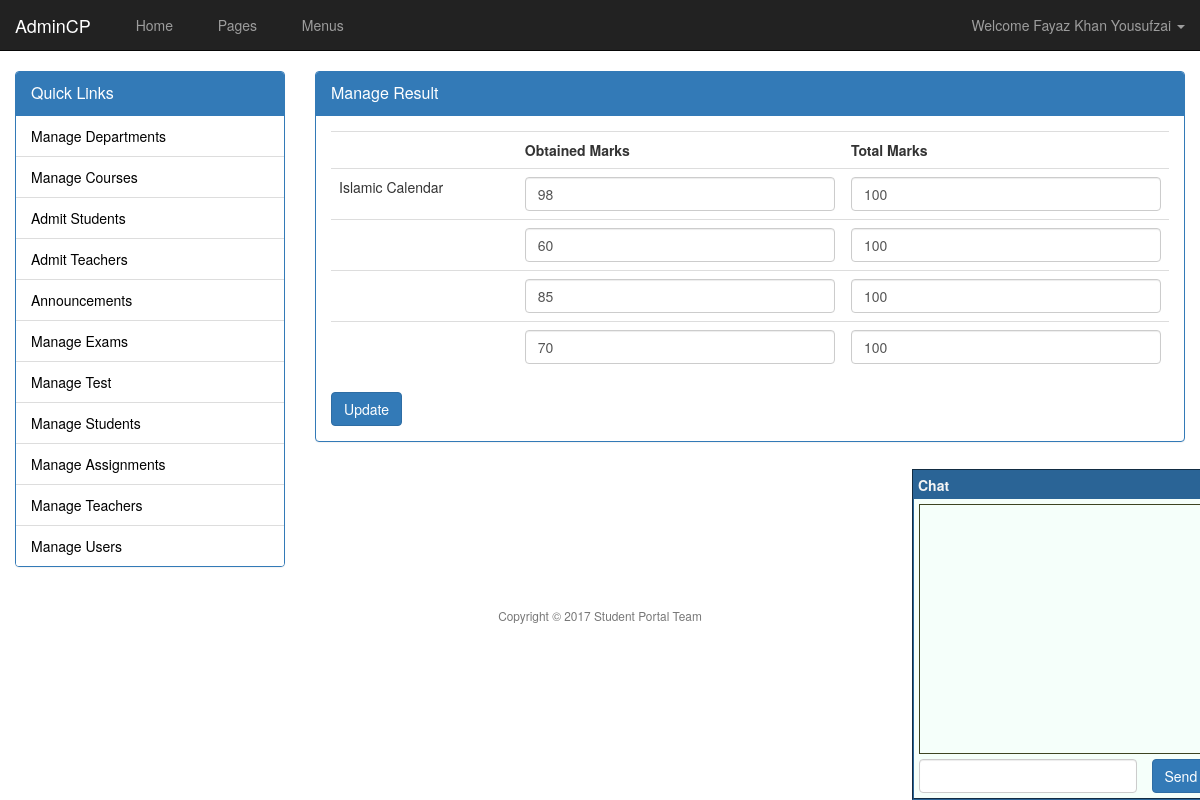
Page /admin/exam-result.php?exam_id=10&do=edit&id=5 (signed in) on the committed database.
### tables this page shows
CREATE TABLE `exam_result` (
  `exr_id` int(11) NOT NULL,
  `exam_id` int(11) NOT NULL,
  `student_id` int(11) NOT NULL,
  `course_id` int(11) NOT NULL,
  `result_total` float NOT NULL,
  `result_marks` float NOT NULL
);

### inc/functions.io.php (called while the page is built, shortened)
<?php
function cleanString($string) {
    $str = trim($string);
    $str = strip_tags($str);
    $str = htmlentities($str);
    $str = stripcslashes($str);
    return $str;
}
    ?>

### inc/database.php (called while the page is built, shortened)
<?php
class Database {
    public static $options = array();
    protected $con;
    protected $rs;
    private $row_id;
    public function __construct() {
        if (empty(self::$options)) {
            self::$options = array(
                PDO::ATTR_PERSISTENT => true,
                PDO::ATTR_ERRMODE => PDO::ERRMODE_EXCEPTION,
                PDO::MYSQL_ATTR_INIT_COMMAND => "SET NAMES utf8"
            );
        }
        try {
            $dsn = 'mysql:host=' . DB_HOST . ';dbname=' . DB_NAME;
            $this->con = new PDO($dsn, DB_USER, DB_PASS, self::$options);
        } catch (PDOException $e) {
            throw $e;
        }
    }
    public function query($stmt, $args = NULL) {
        $output = FALSE;
        try {
            $qprm = (!is_null($args) && !is_array($args)) ? array($args) : $args;
            $this->rs = $this->con->prepare($stmt);
            if (is_null($qprm)) {
                $this->rs->execute();
            } else {
                $this->rs->execute($qprm);
            }
            $this->row_id = $this->rs->rowCount();
            $output = $this;
        } catch (PDOException $e) {
            throw $e;
        }
        return $output;
    }
    public function queryValues($stmt, $fields = NULL, $args = NULL) {
        $output = FALSE;
        $fields = (is_array($fields)) ? $fields : array($fields);
        try {
            $db = new Database();
            $db->query($stmt, $args);
            if ($db->rowCount() > 0) {
                $r = $db->fetchArrayAssoc();
                foreach ($fields as $column) {
                    $output[$column] = $r[$column];
                }
            }
        } catch (PDOException $e) {
            throw $e;
        }
        return (object) $output;
    }
    public function fetchObject() {
        return $this->rs->fetch(PDO::FETCH_OBJ);
    }
    public function fetchArrayAssoc() {
        return $this->rs->fetch(PDO::FETCH_ASSOC);
    }
    public function rowCount() {
        return $this->row_id;
    }
    public function close() {
        $this->con = NULL;
        $this->row_id = NULL;
        $this->rs = NULL;
    }
}

### admin/exam-result.php (the view, shortened to what this page needs)
<?php
require 'header.php';
$db = new Database();
if (isset($_GET["exam_id"])) {
    $exam_id = intval($_GET["exam_id"]);
    if (isset($_GET["do"])) {
        $do = cleanString($_GET["do"]);
        if ($do == "edit") {
            if (isset($_GET["id"])) {
                $id = intval($_GET["id"]);
                ?>
                <div class="panel panel-primary">
                    <div class="panel-heading">
                        <div class="panel-title">Manage Result</div>
                    </div>
                    <div class="panel-body">
                        <form method="post" action="<?php echo $_SERVER["REQUEST_URI"]; ?>">
                            <table class="table">
                                <tr>
                                    <th></th>
                                    <th>Obtained Marks</th>
                                    <th>Total Marks</th>
                                </tr>
                                <?php
                                $db->query("SELECT * FROM exam_result WHERE exam_id = ? AND student_id = ?", array($exam_id, $id));
                                while ($r = $db->fetchObject()) {
                                    $course = $db->queryValues("SELECT course_name FROM courses WHERE course_id = ?", "course_name", $r->course_id)->course_name;
                                    echo "
                        <tr>
                            <td>$course</td>
                            <td><input type='text' name='obtained[]' value='$r->result_marks' class='form-control' /></td>
                            <td><input type='text' name='total[]' value='$r->result_total' class='form-control' />
                                <input type='hidden' name='course[]' value='$r->course_id' /></td>
                        </tr>
                    ";
                                }
                                ?>
                            </table>
                            <input type="submit" name="update" class="btn btn-primary" value="Update" />
                        </form>
                    </div>
                </div>
                <?php
            } else {
                header("location:exam-result.php?exam_id=$exam_id");
                exit();
            }
        } else {
            header("location:exam-result.php?exam_id=$exam_id");
            exit();
        }
    }
} else {
    header("location:exams.php");
    exit();
}
require 'footer.php';

### content/assets/admin-theme/css/style.css (style rules this page uses)
@media (min-width: 786px) { .admin-body { background: url('../background.jpg') no-repeat fixed center center } }

### rows in the picture
exam_result: course "Islamic Calendar", result_marks "98", result_total "100"
exam_result: result_marks "60", result_total "100"
exam_result: result_marks "85", result_total "100"
exam_result: result_marks "70", result_total "100"

### other values in the picture
$_SESSION["user_name"] "Fayaz Khan Yousufzai"
